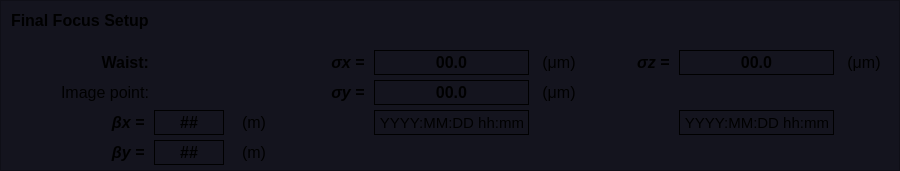
     <widget class="QFrame" name="frame_ff_size">
      <property name="geometry">
       <rect>
        <x>285</x>
        <y>175</y>
        <width>900</width>
        <height>160</height>
       </rect>
      </property>
      <property name="font">
       <font>
        <italic>true</italic>
       </font>
      </property>
      <property name="styleSheet">
       <string notr="true">background-color: rgb(20,20,30);</string>
      </property>
      <property name="frameShape">
       <enum>QFrame::StyledPanel</enum>
      </property>
      <property name="frameShadow">
       <enum>QFrame::Raised</enum>
      </property>
      <layout class="QGridLayout" name="gridLayout_5">
       <property name="leftMargin">
        <number>10</number>
       </property>
       <property name="topMargin">
        <number>10</number>
       </property>
       <property name="rightMargin">
        <number>10</number>
       </property>
       <property name="bottomMargin">
        <number>5</number>
       </property>
       <property name="spacing">
        <number>5</number>
       </property>
       <item row="5" column="6">
        <widget class="QLabel" name="label_28">
         <property name="font">
          <font>
           <pointsize>12</pointsize>
           <weight>75</weight>
           <italic>true</italic>
           <bold>true</bold>
          </font>
         </property>
         <property name="text">
          <string>σx = </string>
         </property>
         <property name="alignment">
          <set>Qt::AlignRight|Qt::AlignTrailing|Qt::AlignVCenter</set>
         </property>
        </widget>
       </item>
       <item row="5" column="11">
        <widget class="PyDMLabel" name="pwr_gun_65">
         <property name="minimumSize">
          <size>
           <width>0</width>
           <height>25</height>
          </size>
         </property>
         <property name="maximumSize">
          <size>
           <width>16777215</width>
           <height>25</height>
          </size>
         </property>
         <property name="font">
          <font>
           <pointsize>12</pointsize>
           <weight>75</weight>
           <bold>true</bold>
          </font>
         </property>
         <property name="toolTip">
          <string/>
         </property>
         <property name="styleSheet">
          <string notr="true">PyDMLabel {
  border-radius: 2px;
}
PyDMLabel[alarmSensitiveBorder=&quot;true&quot;][alarmSeverity=&quot;0&quot;] {
  background-color: rgb(0,0,10);
  color: rgb(104,160,255);
}
</string>
         </property>
         <property name="frameShape">
          <enum>QFrame::Box</enum>
         </property>
         <property name="frameShadow">
          <enum>QFrame::Plain</enum>
         </property>
         <property name="text">
          <string>00.0</string>
         </property>
         <property name="alignment">
          <set>Qt::AlignCenter</set>
         </property>
         <property name="precision" stdset="0">
          <number>2</number>
         </property>
         <property name="showUnits" stdset="0">
          <bool>false</bool>
         </property>
         <property name="precisionFromPV" stdset="0">
          <bool>false</bool>
         </property>
         <property name="alarmSensitiveContent" stdset="0">
          <bool>false</bool>
         </property>
         <property name="alarmSensitiveBorder" stdset="0">
          <bool>true</bool>
         </property>
         <property name="PyDMToolTip" stdset="0">
          <string/>
         </property>
         <property name="channel" stdset="0">
          <string>CAMR:LI20:107:BLEN</string>
         </property>
         <property name="enableRichText" stdset="0">
          <bool>false</bool>
         </property>
        </widget>
       </item>
       <item row="4" column="2" colspan="11">
        <widget class="PyDMDrawingLine" name="PyDMDrawingLine_37">
         <property name="minimumSize">
          <size>
           <width>0</width>
           <height>10</height>
          </size>
         </property>
         <property name="maximumSize">
          <size>
           <width>16777215</width>
           <height>10</height>
          </size>
         </property>
         <property name="font">
          <font>
           <pointsize>12</pointsize>
          </font>
         </property>
         <property name="toolTip">
          <string/>
         </property>
         <property name="brush" stdset="0">
          <brush brushstyle="SolidPattern">
           <color alpha="255">
            <red>200</red>
            <green>200</green>
            <blue>200</blue>
           </color>
          </brush>
         </property>
         <property name="penColor" stdset="0">
          <color>
           <red>80</red>
           <green>80</green>
           <blue>80</blue>
          </color>
         </property>
         <property name="penWidth" stdset="0">
          <double>1.000000000000000</double>
         </property>
        </widget>
       </item>
       <item row="8" column="3">
        <widget class="PyDMLabel" name="pwr_gun_67">
         <property name="minimumSize">
          <size>
           <width>0</width>
           <height>25</height>
          </size>
         </property>
         <property name="maximumSize">
          <size>
           <width>16777215</width>
           <height>25</height>
          </size>
         </property>
         <property name="font">
          <font>
           <pointsize>12</pointsize>
           <weight>75</weight>
           <bold>true</bold>
          </font>
         </property>
         <property name="toolTip">
          <string/>
         </property>
         <property name="styleSheet">
          <string notr="true">PyDMLabel {
  border-radius: 2px;
}
PyDMLabel[alarmSensitiveBorder=&quot;true&quot;][alarmSeverity=&quot;0&quot;] {
  background-color: rgb(0,0,10);
  color: rgb(104,160,255);
}
</string>
         </property>
         <property name="frameShape">
          <enum>QFrame::Box</enum>
         </property>
         <property name="frameShadow">
          <enum>QFrame::Plain</enum>
         </property>
         <property name="text">
          <string>##</string>
         </property>
         <property name="alignment">
          <set>Qt::AlignCenter</set>
         </property>
         <property name="precision" stdset="0">
          <number>2</number>
         </property>
         <property name="showUnits" stdset="0">
          <bool>false</bool>
         </property>
         <property name="precisionFromPV" stdset="0">
          <bool>false</bool>
         </property>
         <property name="alarmSensitiveContent" stdset="0">
          <bool>false</bool>
         </property>
         <property name="alarmSensitiveBorder" stdset="0">
          <bool>true</bool>
         </property>
         <property name="PyDMToolTip" stdset="0">
          <string/>
         </property>
         <property name="channel" stdset="0">
          <string>SIOC:SYS1:ML00:AO396</string>
         </property>
         <property name="enableRichText" stdset="0">
          <bool>false</bool>
         </property>
        </widget>
       </item>
       <item row="8" column="4">
        <widget class="QLabel" name="label_117">
         <property name="maximumSize">
          <size>
           <width>50</width>
           <height>16777215</height>
          </size>
         </property>
         <property name="font">
          <font>
           <pointsize>12</pointsize>
           <weight>50</weight>
           <bold>false</bold>
          </font>
         </property>
         <property name="text">
          <string>(m)</string>
         </property>
         <property name="alignment">
          <set>Qt::AlignCenter</set>
         </property>
        </widget>
       </item>
       <item row="6" column="2">
        <widget class="QLabel" name="label_57">
         <property name="font">
          <font>
           <pointsize>12</pointsize>
           <weight>50</weight>
           <italic>false</italic>
           <bold>false</bold>
          </font>
         </property>
         <property name="text">
          <string>Image point:</string>
         </property>
         <property name="alignment">
          <set>Qt::AlignRight|Qt::AlignTrailing|Qt::AlignVCenter</set>
         </property>
         <property name="wordWrap">
          <bool>true</bool>
         </property>
        </widget>
       </item>
       <item row="6" column="3">
        <widget class="PyDMLabel" name="PyDMLabel_17">
         <property name="font">
          <font>
           <pointsize>12</pointsize>
           <weight>75</weight>
           <bold>true</bold>
          </font>
         </property>
         <property name="toolTip">
          <string/>
         </property>
         <property name="styleSheet">
          <string notr="true">PyDMLabel {
  border-radius: 2px;
}
PyDMLabel[alarmSensitiveBorder=&quot;true&quot;][alarmSeverity=&quot;0&quot;] {
  background-color: rgb(0,0,10);
  color: rgb(104,160,255);
}
</string>
         </property>
         <property name="frameShape">
          <enum>QFrame::NoFrame</enum>
         </property>
         <property name="alignment">
          <set>Qt::AlignCenter</set>
         </property>
         <property name="precision" stdset="0">
          <number>0</number>
         </property>
         <property name="showUnits" stdset="0">
          <bool>false</bool>
         </property>
         <property name="precisionFromPV" stdset="0">
          <bool>true</bool>
         </property>
         <property name="alarmSensitiveContent" stdset="0">
          <bool>false</bool>
         </property>
         <property name="alarmSensitiveBorder" stdset="0">
          <bool>true</bool>
         </property>
         <property name="PyDMToolTip" stdset="0">
          <string/>
         </property>
         <property name="channel" stdset="0">
          <string>SIOC:SYS1:ML00:CA903</string>
         </property>
         <property name="enableRichText" stdset="0">
          <bool>false</bool>
         </property>
         <property name="displayFormat" stdset="0">
          <enum>PyDMLabel::String</enum>
         </property>
        </widget>
       </item>
       <item row="8" column="2">
        <widget class="QLabel" name="label_40">
         <property name="font">
          <font>
           <pointsize>12</pointsize>
           <weight>75</weight>
           <italic>true</italic>
           <bold>true</bold>
          </font>
         </property>
         <property name="text">
          <string>βy = </string>
         </property>
         <property name="alignment">
          <set>Qt::AlignRight|Qt::AlignTrailing|Qt::AlignVCenter</set>
         </property>
        </widget>
       </item>
       <item row="6" column="8">
        <widget class="QLabel" name="label_114">
         <property name="maximumSize">
          <size>
           <width>50</width>
           <height>16777215</height>
          </size>
         </property>
         <property name="font">
          <font>
           <pointsize>12</pointsize>
           <weight>50</weight>
           <bold>false</bold>
          </font>
         </property>
         <property name="text">
          <string>(μm)</string>
         </property>
         <property name="alignment">
          <set>Qt::AlignCenter</set>
         </property>
        </widget>
       </item>
       <item row="7" column="4">
        <widget class="QLabel" name="label_118">
         <property name="maximumSize">
          <size>
           <width>50</width>
           <height>16777215</height>
          </size>
         </property>
         <property name="font">
          <font>
           <pointsize>12</pointsize>
           <weight>50</weight>
           <bold>false</bold>
          </font>
         </property>
         <property name="text">
          <string>(m)</string>
         </property>
         <property name="alignment">
          <set>Qt::AlignCenter</set>
         </property>
        </widget>
       </item>
       <item row="7" column="11">
        <widget class="PyDMLabel" name="ts_IPBlen">
         <property name="font">
          <font>
           <pointsize>11</pointsize>
          </font>
         </property>
         <property name="toolTip">
          <string/>
         </property>
         <property name="styleSheet">
          <string notr="true">PyDMLabel {
  border-radius: 2px;
}
PyDMLabel[alarmSensitiveBorder=&quot;true&quot;][alarmSeverity=&quot;0&quot;] {
  background-color: rgb(20,20,30);
  color: rgb(200,200,200);
}
</string>
         </property>
         <property name="frameShape">
          <enum>QFrame::Box</enum>
         </property>
         <property name="frameShadow">
          <enum>QFrame::Plain</enum>
         </property>
         <property name="text">
          <string>YYYY:MM:DD hh:mm</string>
         </property>
         <property name="alignment">
          <set>Qt::AlignRight|Qt::AlignTrailing|Qt::AlignVCenter</set>
         </property>
         <property name="precision" stdset="0">
          <number>1</number>
         </property>
         <property name="showUnits" stdset="0">
          <bool>true</bool>
         </property>
         <property name="precisionFromPV" stdset="0">
          <bool>false</bool>
         </property>
         <property name="alarmSensitiveContent" stdset="0">
          <bool>false</bool>
         </property>
         <property name="alarmSensitiveBorder" stdset="0">
          <bool>true</bool>
         </property>
         <property name="PyDMToolTip" stdset="0">
          <string/>
         </property>
         <property name="channel" stdset="0">
          <string/>
         </property>
         <property name="enableRichText" stdset="0">
          <bool>false</bool>
         </property>
        </widget>
       </item>
       <item row="5" column="2">
        <widget class="QLabel" name="label_54">
         <property name="font">
          <font>
           <pointsize>12</pointsize>
           <weight>75</weight>
           <bold>true</bold>
          </font>
         </property>
         <property name="text">
          <string>Waist:</string>
         </property>
         <property name="alignment">
          <set>Qt::AlignRight|Qt::AlignTrailing|Qt::AlignVCenter</set>
         </property>
        </widget>
       </item>
       <item row="5" column="3">
        <widget class="PyDMLabel" name="PyDMLabel_14">
         <property name="font">
          <font>
           <pointsize>12</pointsize>
           <weight>75</weight>
           <bold>true</bold>
          </font>
         </property>
         <property name="toolTip">
          <string/>
         </property>
         <property name="styleSheet">
          <string notr="true">PyDMLabel {
  border-radius: 2px;
}
PyDMLabel[alarmSensitiveBorder=&quot;true&quot;][alarmSeverity=&quot;0&quot;] {
  background-color: rgb(0,0,10);
  color: rgb(104,160,255);
}
</string>
         </property>
         <property name="frameShape">
          <enum>QFrame::NoFrame</enum>
         </property>
         <property name="alignment">
          <set>Qt::AlignCenter</set>
         </property>
         <property name="precision" stdset="0">
          <number>0</number>
         </property>
         <property name="showUnits" stdset="0">
          <bool>false</bool>
         </property>
         <property name="precisionFromPV" stdset="0">
          <bool>true</bool>
         </property>
         <property name="alarmSensitiveContent" stdset="0">
          <bool>false</bool>
         </property>
         <property name="alarmSensitiveBorder" stdset="0">
          <bool>true</bool>
         </property>
         <property name="PyDMToolTip" stdset="0">
          <string/>
         </property>
         <property name="channel" stdset="0">
          <string>SIOC:SYS1:ML00:CA902</string>
         </property>
         <property name="enableRichText" stdset="0">
          <bool>false</bool>
         </property>
         <property name="displayFormat" stdset="0">
          <enum>PyDMLabel::String</enum>
         </property>
        </widget>
       </item>
       <item row="5" column="8">
        <widget class="QLabel" name="label_116">
         <property name="maximumSize">
          <size>
           <width>50</width>
           <height>16777215</height>
          </size>
         </property>
         <property name="font">
          <font>
           <pointsize>12</pointsize>
           <weight>50</weight>
           <bold>false</bold>
          </font>
         </property>
         <property name="text">
          <string>(μm)</string>
         </property>
         <property name="alignment">
          <set>Qt::AlignCenter</set>
         </property>
        </widget>
       </item>
       <item row="6" column="6">
        <widget class="QLabel" name="label_52">
         <property name="font">
          <font>
           <pointsize>12</pointsize>
           <weight>75</weight>
           <italic>true</italic>
           <bold>true</bold>
          </font>
         </property>
         <property name="text">
          <string>σy = </string>
         </property>
         <property name="alignment">
          <set>Qt::AlignRight|Qt::AlignTrailing|Qt::AlignVCenter</set>
         </property>
        </widget>
       </item>
       <item row="5" column="7">
        <widget class="PyDMLabel" name="pwr_gun_62">
         <property name="minimumSize">
          <size>
           <width>0</width>
           <height>25</height>
          </size>
         </property>
         <property name="maximumSize">
          <size>
           <width>16777215</width>
           <height>25</height>
          </size>
         </property>
         <property name="font">
          <font>
           <pointsize>12</pointsize>
           <weight>75</weight>
           <bold>true</bold>
          </font>
         </property>
         <property name="toolTip">
          <string/>
         </property>
         <property name="styleSheet">
          <string notr="true">PyDMLabel {
  border-radius: 2px;
}
PyDMLabel[alarmSensitiveBorder=&quot;true&quot;][alarmSeverity=&quot;0&quot;] {
  background-color: rgb(0,0,10);
  color: rgb(104,160,255);
}
</string>
         </property>
         <property name="frameShape">
          <enum>QFrame::Box</enum>
         </property>
         <property name="frameShadow">
          <enum>QFrame::Plain</enum>
         </property>
         <property name="text">
          <string>00.0</string>
         </property>
         <property name="alignment">
          <set>Qt::AlignCenter</set>
         </property>
         <property name="precision" stdset="0">
          <number>2</number>
         </property>
         <property name="showUnits" stdset="0">
          <bool>false</bool>
         </property>
         <property name="precisionFromPV" stdset="0">
          <bool>false</bool>
         </property>
         <property name="alarmSensitiveContent" stdset="0">
          <bool>false</bool>
         </property>
         <property name="alarmSensitiveBorder" stdset="0">
          <bool>true</bool>
         </property>
         <property name="PyDMToolTip" stdset="0">
          <string>WIRE:LI20:3179:XRMS</string>
         </property>
         <property name="channel" stdset="0">
          <string>WIRE:LI20:3179:XRMS</string>
         </property>
         <property name="enableRichText" stdset="0">
          <bool>false</bool>
         </property>
        </widget>
       </item>
       <item row="5" column="10">
        <widget class="QLabel" name="label_55">
         <property name="font">
          <font>
           <pointsize>12</pointsize>
           <weight>75</weight>
           <italic>true</italic>
           <bold>true</bold>
          </font>
         </property>
         <property name="text">
          <string>σz = </string>
         </property>
         <property name="alignment">
          <set>Qt::AlignRight|Qt::AlignTrailing|Qt::AlignVCenter</set>
         </property>
        </widget>
       </item>
       <item row="7" column="3">
        <widget class="PyDMLabel" name="pwr_gun_63">
         <property name="minimumSize">
          <size>
           <width>0</width>
           <height>25</height>
          </size>
         </property>
         <property name="maximumSize">
          <size>
           <width>16777215</width>
           <height>25</height>
          </size>
         </property>
         <property name="font">
          <font>
           <pointsize>12</pointsize>
           <weight>75</weight>
           <bold>true</bold>
          </font>
         </property>
         <property name="toolTip">
          <string/>
         </property>
         <property name="styleSheet">
          <string notr="true">PyDMLabel {
  border-radius: 2px;
}
PyDMLabel[alarmSensitiveBorder=&quot;true&quot;][alarmSeverity=&quot;0&quot;] {
  background-color: rgb(0,0,10);
  color: rgb(104,160,255);
}
</string>
         </property>
         <property name="frameShape">
          <enum>QFrame::Box</enum>
         </property>
         <property name="frameShadow">
          <enum>QFrame::Plain</enum>
         </property>
         <property name="text">
          <string>##</string>
         </property>
         <property name="alignment">
          <set>Qt::AlignCenter</set>
         </property>
         <property name="precision" stdset="0">
          <number>2</number>
         </property>
         <property name="showUnits" stdset="0">
          <bool>false</bool>
         </property>
         <property name="precisionFromPV" stdset="0">
          <bool>false</bool>
         </property>
         <property name="alarmSensitiveContent" stdset="0">
          <bool>false</bool>
         </property>
         <property name="alarmSensitiveBorder" stdset="0">
          <bool>true</bool>
         </property>
         <property name="PyDMToolTip" stdset="0">
          <string/>
         </property>
         <property name="channel" stdset="0">
          <string>SIOC:SYS1:ML00:AO395</string>
         </property>
         <property name="enableRichText" stdset="0">
          <bool>false</bool>
         </property>
        </widget>
       </item>
       <item row="5" column="12">
        <widget class="QLabel" name="label_119">
         <property name="maximumSize">
          <size>
           <width>50</width>
           <height>16777215</height>
          </size>
         </property>
         <property name="font">
          <font>
           <pointsize>12</pointsize>
           <weight>50</weight>
           <bold>false</bold>
          </font>
         </property>
         <property name="text">
          <string>(μm)</string>
         </property>
         <property name="alignment">
          <set>Qt::AlignCenter</set>
         </property>
        </widget>
       </item>
       <item row="7" column="2">
        <widget class="QLabel" name="label_41">
         <property name="font">
          <font>
           <pointsize>12</pointsize>
           <weight>75</weight>
           <italic>true</italic>
           <bold>true</bold>
          </font>
         </property>
         <property name="text">
          <string>βx = </string>
         </property>
         <property name="alignment">
          <set>Qt::AlignRight|Qt::AlignTrailing|Qt::AlignVCenter</set>
         </property>
        </widget>
       </item>
       <item row="6" column="7">
        <widget class="PyDMLabel" name="pwr_gun_58">
         <property name="minimumSize">
          <size>
           <width>0</width>
           <height>25</height>
          </size>
         </property>
         <property name="maximumSize">
          <size>
           <width>16777215</width>
           <height>25</height>
          </size>
         </property>
         <property name="font">
          <font>
           <pointsize>12</pointsize>
           <weight>75</weight>
           <bold>true</bold>
          </font>
         </property>
         <property name="toolTip">
          <string/>
         </property>
         <property name="styleSheet">
          <string notr="true">PyDMLabel {
  border-radius: 2px;
}
PyDMLabel[alarmSensitiveBorder=&quot;true&quot;][alarmSeverity=&quot;0&quot;] {
  background-color: rgb(0,0,10);
  color: rgb(104,160,255);
}
</string>
         </property>
         <property name="frameShape">
          <enum>QFrame::Box</enum>
         </property>
         <property name="frameShadow">
          <enum>QFrame::Plain</enum>
         </property>
         <property name="text">
          <string>00.0</string>
         </property>
         <property name="alignment">
          <set>Qt::AlignCenter</set>
         </property>
         <property name="precision" stdset="0">
          <number>2</number>
         </property>
         <property name="showUnits" stdset="0">
          <bool>false</bool>
         </property>
         <property name="precisionFromPV" stdset="0">
          <bool>false</bool>
         </property>
         <property name="alarmSensitiveContent" stdset="0">
          <bool>false</bool>
         </property>
         <property name="alarmSensitiveBorder" stdset="0">
          <bool>true</bool>
         </property>
         <property name="PyDMToolTip" stdset="0">
          <string>WIRE:LI20:3179:YRMS'</string>
         </property>
         <property name="channel" stdset="0">
          <string>WIRE:LI20:3179:YRMS</string>
         </property>
         <property name="enableRichText" stdset="0">
          <bool>false</bool>
         </property>
        </widget>
       </item>
       <item row="7" column="7">
        <widget class="PyDMLabel" name="ts_IPWS1">
         <property name="font">
          <font>
           <pointsize>11</pointsize>
          </font>
         </property>
         <property name="toolTip">
          <string/>
         </property>
         <property name="styleSheet">
          <string notr="true">PyDMLabel {
  border-radius: 2px;
}
PyDMLabel[alarmSensitiveBorder=&quot;true&quot;][alarmSeverity=&quot;0&quot;] {
  background-color: rgb(20,20,30);
  color: rgb(200,200,200);
}
</string>
         </property>
         <property name="frameShape">
          <enum>QFrame::Box</enum>
         </property>
         <property name="frameShadow">
          <enum>QFrame::Plain</enum>
         </property>
         <property name="text">
          <string>YYYY:MM:DD hh:mm</string>
         </property>
         <property name="alignment">
          <set>Qt::AlignRight|Qt::AlignTrailing|Qt::AlignVCenter</set>
         </property>
         <property name="precision" stdset="0">
          <number>1</number>
         </property>
         <property name="showUnits" stdset="0">
          <bool>true</bool>
         </property>
         <property name="precisionFromPV" stdset="0">
          <bool>false</bool>
         </property>
         <property name="alarmSensitiveContent" stdset="0">
          <bool>false</bool>
         </property>
         <property name="alarmSensitiveBorder" stdset="0">
          <bool>true</bool>
         </property>
         <property name="PyDMToolTip" stdset="0">
          <string/>
         </property>
         <property name="channel" stdset="0">
          <string/>
         </property>
         <property name="enableRichText" stdset="0">
          <bool>false</bool>
         </property>
        </widget>
       </item>
       <item row="3" column="2">
        <widget class="QLabel" name="label_112">
         <property name="font">
          <font>
           <pointsize>12</pointsize>
           <weight>75</weight>
           <italic>false</italic>
           <bold>true</bold>
          </font>
         </property>
         <property name="text">
          <string>Final Focus Setup</string>
         </property>
         <property name="alignment">
          <set>Qt::AlignLeading|Qt::AlignLeft|Qt::AlignVCenter</set>
         </property>
        </widget>
       </item>
       <item row="5" column="9" rowspan="4">
        <widget class="PyDMDrawingLine" name="PyDMDrawingLine_15">
         <property name="minimumSize">
          <size>
           <width>5</width>
           <height>0</height>
          </size>
         </property>
         <property name="maximumSize">
          <size>
           <width>10</width>
           <height>16777215</height>
          </size>
         </property>
         <property name="font">
          <font>
           <pointsize>12</pointsize>
          </font>
         </property>
         <property name="toolTip">
          <string/>
         </property>
         <property name="brush" stdset="0">
          <brush brushstyle="SolidPattern">
           <color alpha="255">
            <red>200</red>
            <green>200</green>
            <blue>200</blue>
           </color>
          </brush>
         </property>
         <property name="penColor" stdset="0">
          <color>
           <red>80</red>
           <green>80</green>
           <blue>80</blue>
          </color>
         </property>
         <property name="penWidth" stdset="0">
          <double>1.000000000000000</double>
         </property>
         <property name="rotation" stdset="0">
          <double>90.000000000000000</double>
         </property>
        </widget>
       </item>
       <item row="5" column="5" rowspan="4">
        <widget class="PyDMDrawingLine" name="PyDMDrawingLine_13">
         <property name="minimumSize">
          <size>
           <width>5</width>
           <height>0</height>
          </size>
         </property>
         <property name="maximumSize">
          <size>
           <width>10</width>
           <height>16777215</height>
          </size>
         </property>
         <property name="font">
          <font>
           <pointsize>12</pointsize>
          </font>
         </property>
         <property name="toolTip">
          <string/>
         </property>
         <property name="brush" stdset="0">
          <brush brushstyle="SolidPattern">
           <color alpha="255">
            <red>200</red>
            <green>200</green>
            <blue>200</blue>
           </color>
          </brush>
         </property>
         <property name="penColor" stdset="0">
          <color>
           <red>80</red>
           <green>80</green>
           <blue>80</blue>
          </color>
         </property>
         <property name="penWidth" stdset="0">
          <double>1.000000000000000</double>
         </property>
         <property name="rotation" stdset="0">
          <double>90.000000000000000</double>
         </property>
        </widget>
       </item>
      </layout>
     </widget>
